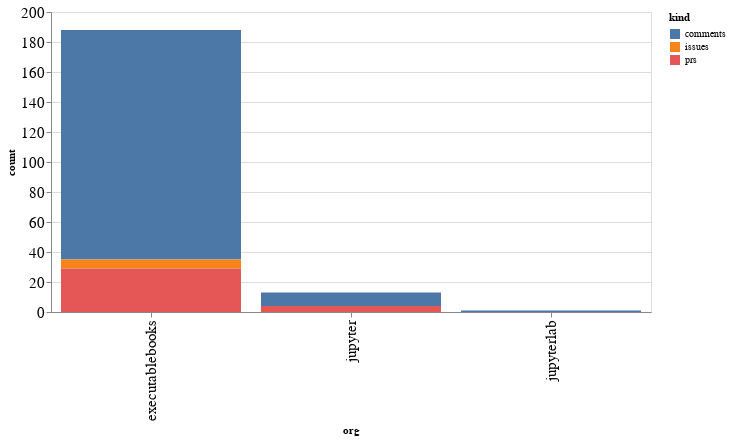

The cell this chart's notebook holds for it:
### Code cell
alt.Chart(org_summaries, width=600).mark_bar().encode(
    x='org',
    y='count',
    color='kind',
    tooltip="org"
)

### Figure 1 — Vega-Lite specification as saved in the notebook (floating-point values rounded to 4 significant figures)
{"config": {"axisLeft": {"labelFontSize": 15}, "axisBottom": {"labelFontSize": 15}}, "data": {"name": "data-361c63c49d48c1367263bc4715be4953"}, "mark": "bar", "encoding": {"color": {"type": "nominal", "field": "kind"}, "tooltip": {"type": "nominal", "field": "org"}, "x": {"type": "nominal", "field": "org"}, "y": {"type": "quantitative", "field": "count"}}, "width": 600, "$schema": "https://vega.github.io/schema/vega-lite/v4.8.1.json", "datasets": {"data-361c63c49d48c1367263bc4715be4953": [{"org": "executablebooks", "kind": "comments", "count": 153}, {"org": "executablebooks", "kind": "issues", "count": 6}, {"org": "executablebooks", "kind": "prs", "count": 29}, {"org": "jupyter", "kind": "comments", "count": 9}, {"org": "jupyter", "kind": "prs", "count": 4}, {"org": "jupyterlab", "kind": "comments", "count": 1}]}}
